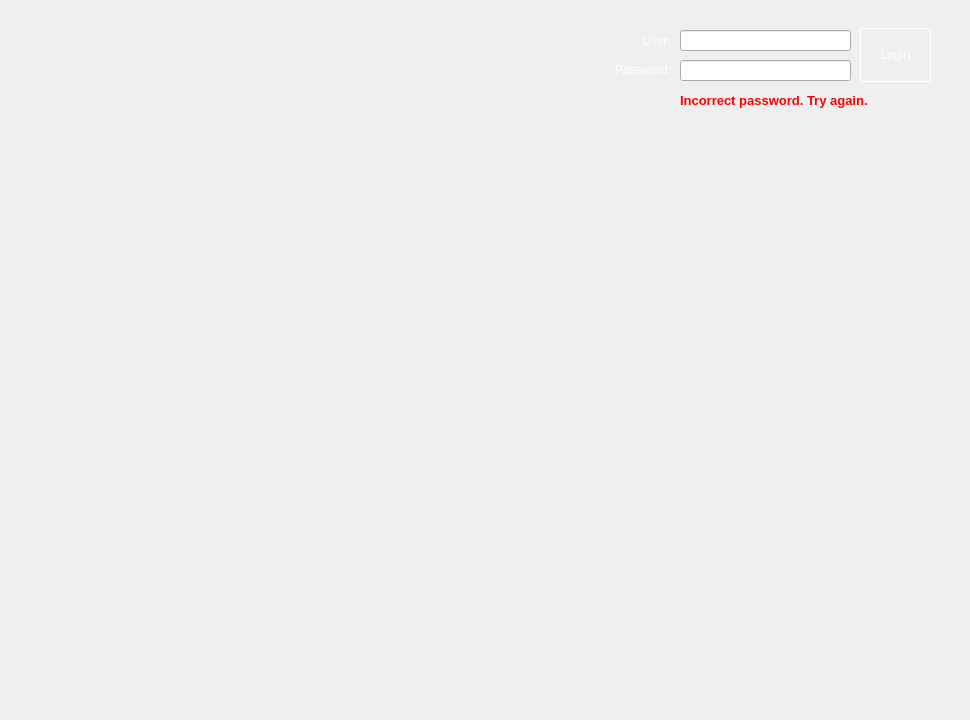
    <widget class="QWidget" name="page1">
     <widget class="QLabel" name="LoginPixmap">
      <property name="geometry">
       <rect>
        <x>0</x>
        <y>-39</y>
        <width>961</width>
        <height>711</height>
       </rect>
      </property>
      <property name="text">
       <string/>
      </property>
      <property name="pixmap">
       <pixmap resource="Resources.qrc">:/RC/LoginIMG.png</pixmap>
      </property>
      <property name="scaledContents">
       <bool>true</bool>
      </property>
     </widget>
     <widget class="QPushButton" name="loginButton">
      <property name="geometry">
       <rect>
        <x>860</x>
        <y>28</y>
        <width>71</width>
        <height>54</height>
       </rect>
      </property>
      <property name="styleSheet">
       <string notr="true">border-color: rgb(255, 255, 255);
border: 1px solid white;
color: white;
</string>
      </property>
      <property name="text">
       <string>Login</string>
      </property>
     </widget>
     <widget class="childLineEdit" name="usernameEdit">
      <property name="geometry">
       <rect>
        <x>680</x>
        <y>30</y>
        <width>171</width>
        <height>21</height>
       </rect>
      </property>
      <property name="font">
       <font>
        <pointsize>12</pointsize>
       </font>
      </property>
     </widget>
     <widget class="childLineEdit" name="passwordEdit">
      <property name="geometry">
       <rect>
        <x>680</x>
        <y>60</y>
        <width>171</width>
        <height>21</height>
       </rect>
      </property>
      <property name="font">
       <font>
        <pointsize>12</pointsize>
       </font>
      </property>
      <property name="echoMode">
       <enum>QLineEdit::Password</enum>
      </property>
     </widget>
     <widget class="QLabel" name="usernameLabel">
      <property name="geometry">
       <rect>
        <x>600</x>
        <y>33</y>
        <width>71</width>
        <height>16</height>
       </rect>
      </property>
      <property name="styleSheet">
       <string notr="true">color: rgb(255, 255, 255);</string>
      </property>
      <property name="text">
       <string>User:</string>
      </property>
      <property name="alignment">
       <set>Qt::AlignRight|Qt::AlignTrailing|Qt::AlignVCenter</set>
      </property>
     </widget>
     <widget class="QLabel" name="passwordLabel">
      <property name="geometry">
       <rect>
        <x>600</x>
        <y>62</y>
        <width>71</width>
        <height>16</height>
       </rect>
      </property>
      <property name="styleSheet">
       <string notr="true">color: rgb(255, 255, 255);</string>
      </property>
      <property name="text">
       <string>Password:</string>
      </property>
      <property name="alignment">
       <set>Qt::AlignRight|Qt::AlignTrailing|Qt::AlignVCenter</set>
      </property>
     </widget>
     <widget class="QLabel" name="errorLabel">
      <property name="geometry">
       <rect>
        <x>680</x>
        <y>90</y>
        <width>201</width>
        <height>21</height>
       </rect>
      </property>
      <property name="font">
       <font>
        <pointsize>10</pointsize>
        <weight>75</weight>
        <bold>true</bold>
       </font>
      </property>
      <property name="styleSheet">
       <string notr="true">color: rgb(255, 0, 0);</string>
      </property>
      <property name="text">
       <string>Incorrect password. Try again.</string>
      </property>
     </widget>
    </widget>
